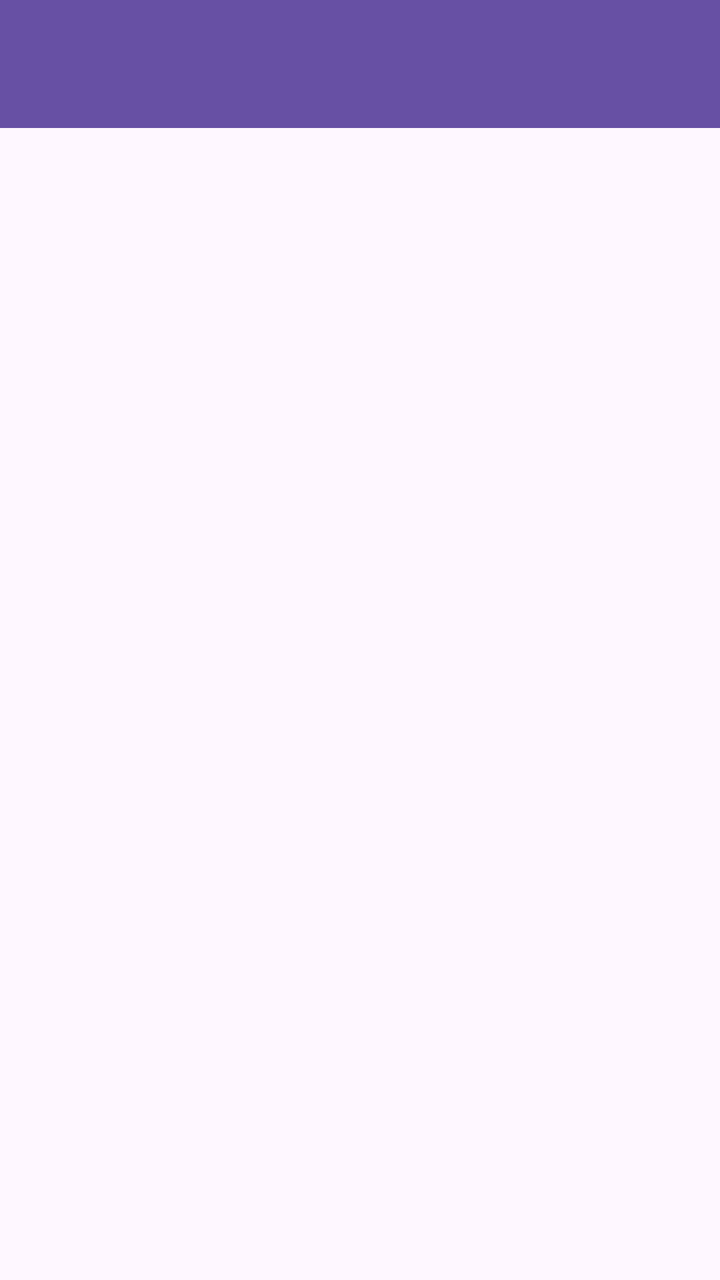
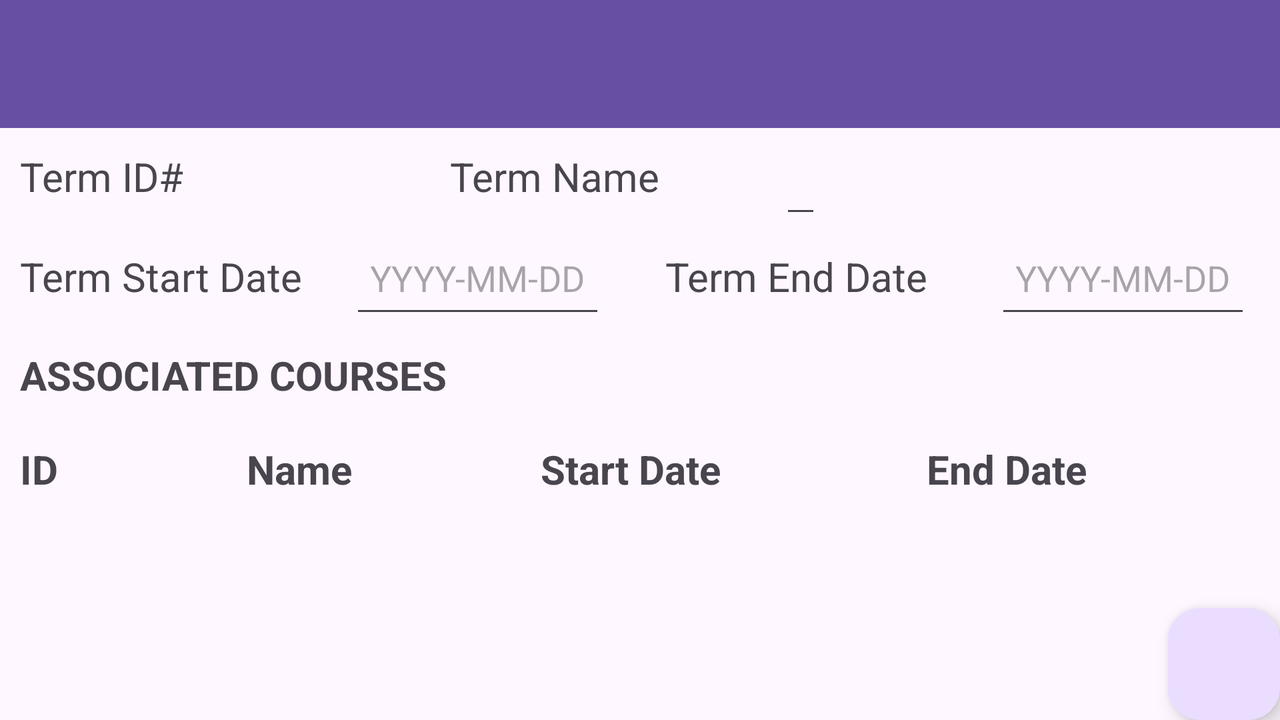

First picture: res/layout/ on a phone held upright. Second picture: the repository's own variant of that layout, on a device whose configuration matches the variant's folder. Source for both follows.
<!-- AndroidManifest.xml: application theme Theme.AcademicPlanner -->
<!-- res/layout/activity_term_details.xml -->
<?xml version="1.0" encoding="utf-8"?>
<androidx.constraintlayout.widget.ConstraintLayout xmlns:android="http://schemas.android.com/apk/res/android"
    xmlns:app="http://schemas.android.com/apk/res-auto"
    xmlns:tools="http://schemas.android.com/tools"
    android:layout_width="match_parent"
    android:layout_height="match_parent"
    tools:context=".UI.TermDetails">

    <androidx.appcompat.widget.Toolbar
        android:id="@+id/term_details_toolbar"
        android:layout_width="match_parent"
        android:layout_height="wrap_content"
        android:background="?attr/colorPrimary"
        android:minHeight="?attr/actionBarSize"
        android:theme="?attr/actionBarTheme"
        app:layout_constraintStart_toStartOf="parent"
        app:layout_constraintTop_toTopOf="parent" />

</androidx.constraintlayout.widget.ConstraintLayout>
<!-- resources referenced by this layout -->
<resources>
  <style name="Theme.AcademicPlanner" parent="Base.Theme.AcademicPlanner" />
  <style name="Base.Theme.AcademicPlanner" parent="Theme.Material3.DayNight">
          
          
      </style>
</resources>
<!-- res/layout-land/activity_term_details.xml (the repository's variant of the layout above) -->
<!-- drawn on the phone turned sideways -->
<?xml version="1.0" encoding="utf-8"?>
<androidx.constraintlayout.widget.ConstraintLayout xmlns:android="http://schemas.android.com/apk/res/android"
    xmlns:app="http://schemas.android.com/apk/res-auto"
    xmlns:tools="http://schemas.android.com/tools"
    android:layout_width="match_parent"
    android:layout_height="match_parent"
    tools:context=".UI.TermDetails">

    <androidx.appcompat.widget.Toolbar
        android:id="@+id/term_details_toolbar"
        android:layout_width="match_parent"
        android:layout_height="wrap_content"
        android:background="?attr/colorPrimary"
        android:minHeight="?attr/actionBarSize"
        android:theme="?attr/actionBarTheme"
        app:layout_constraintStart_toStartOf="parent"
        app:layout_constraintTop_toTopOf="parent" />


    <ScrollView
        android:id="@+id/termDetailsScrollView"
        android:layout_height="0dp"
        android:layout_width="0dp"
        app:layout_constraintTop_toBottomOf="@+id/term_details_toolbar"
        app:layout_constraintStart_toStartOf="parent"
        app:layout_constraintEnd_toEndOf="parent"
        app:layout_constraintBottom_toBottomOf="parent">

        <LinearLayout
            android:layout_width="match_parent"
            android:layout_height="match_parent"
            android:orientation="vertical">

            <LinearLayout
                android:layout_width="wrap_content"
                android:layout_height="wrap_content"
                android:orientation="vertical">

                <LinearLayout
                    android:layout_width="wrap_content"
                    android:layout_height="wrap_content"
                    android:orientation="horizontal">


                    <TextView
                        android:layout_width="175dp"
                        android:layout_height="50dp"
                        android:textSize="20dp"
                        android:padding="10dp"
                        android:text="Term ID#"></TextView>


                    <TextView
                        android:id="@+id/trmIdTxt"
                        android:layout_width="wrap_content"
                        android:layout_height="50dp"
                        android:textSize="20dp"
                        android:padding="10dp"
                        android:layout_marginEnd="20dp"></TextView>

                    <TextView
                        android:layout_width="175dp"
                        android:layout_height="50dp"
                        android:textSize="20dp"
                        android:padding="10dp"
                        android:text="Term Name"></TextView>


                    <EditText
                        android:id="@+id/trmNmEdTxt"
                        android:layout_width="wrap_content"
                        android:layout_height="50dp"
                        android:padding="10dp"></EditText>

                </LinearLayout>


                <LinearLayout
                    android:layout_width="wrap_content"
                    android:layout_height="wrap_content"
                    android:orientation="horizontal">





                </LinearLayout>


                <LinearLayout
                    android:layout_width="wrap_content"
                    android:layout_height="wrap_content"
                    android:orientation="horizontal">


                    <TextView
                        android:layout_width="175dp"
                        android:layout_height="50dp"
                        android:textSize="20dp"
                        android:padding="10dp"
                        android:text="Term Start Date"></TextView>


                    <EditText
                        android:id="@+id/trmStrtTxt"
                        android:layout_width="wrap_content"
                        android:layout_height="50dp"
                        android:padding="10dp"
                        android:layout_marginEnd="20dp"
                        android:hint="YYYY-MM-DD"></EditText>

                    <TextView
                        android:layout_width="175dp"
                        android:layout_height="50dp"
                        android:textSize="20dp"
                        android:padding="10dp"
                        android:text="Term End Date"></TextView>


                    <EditText
                        android:id="@+id/trmEndTxt"
                        android:layout_width="wrap_content"
                        android:layout_height="50dp"
                        android:padding="10dp"
                        android:hint="YYYY-MM-DD"></EditText>


                </LinearLayout>


                <LinearLayout
                    android:layout_width="wrap_content"
                    android:layout_height="wrap_content"
                    android:orientation="horizontal">




                </LinearLayout>


            </LinearLayout>


            <LinearLayout
                android:id = "@+id/termsDtsRcylTitle"
                android:layout_width="wrap_content"
                android:layout_height="wrap_content"
                android:orientation="horizontal"
                android:padding="10dp"
                app:layout_constraintStart_toStartOf="parent"
                app:layout_constraintEnd_toEndOf="parent"
                app:layout_constraintTop_toBottomOf = "@+id/trmEndTxt">

                <TextView
                    android:id = "@+id/termDtsColTitle"
                    android:layout_width="wrap_content"
                    android:layout_height="wrap_content"
                    android:layout_weight="1"
                    android:textSize="20dp"
                    android:textStyle="bold"
                    android:paddingEnd="8dp"
                    android:text= "ASSOCIATED COURSES"></TextView>

            </LinearLayout>

            <LinearLayout
                android:id = "@+id/termsRcycleColLinLay"
                android:layout_width="match_parent"
                android:layout_height="wrap_content"
                android:orientation="horizontal"
                android:padding="10dp"
                app:layout_constraintTop_toBottomOf = "@+id/termDtsColTitle">


                <TextView
                    android:id = "@+id/termsRcycleColId"
                    android:layout_width="wrap_content"
                    android:layout_height="wrap_content"
                    android:layout_weight="1"
                    android:textSize="20dp"
                    android:textStyle="bold"
                    android:paddingEnd="8dp"
                    android:text= "ID"></TextView>

                <TextView
                    android:id = "@+id/termsRcycleColNm"
                    android:layout_width="wrap_content"
                    android:layout_height="wrap_content"
                    android:layout_weight="1"
                    android:textSize="20dp"
                    android:textStyle="bold"
                    android:paddingEnd="8dp"
                    android:text= "Name"></TextView>

                <TextView
                    android:id = "@+id/termsRcycleColStrt"
                    android:layout_width="wrap_content"
                    android:layout_height="wrap_content"
                    android:layout_weight="1"
                    android:textSize="20dp"
                    android:textStyle="bold"
                    android:paddingEnd="8dp"
                    android:text= "Start Date"></TextView>

                <TextView
                    android:id = "@+id/termsRcycleColEnd"
                    android:layout_width="wrap_content"
                    android:layout_height="wrap_content"
                    android:layout_weight="1"
                    android:textSize="20dp"
                    android:textStyle="bold"
                    android:paddingStart="8dp"
                    android:text= "End Date"></TextView>

            </LinearLayout>


            <androidx.recyclerview.widget.RecyclerView
                android:id="@+id/coursesLstTermDtlsRcyle"
                android:layout_width="match_parent"
                android:layout_height="wrap_content"
                app:layout_constraintTop_toBottomOf="@+id/termsRcycleColLinLay">

            </androidx.recyclerview.widget.RecyclerView>

        </LinearLayout>

    </ScrollView>


    <com.google.android.material.floatingactionbutton.FloatingActionButton
        android:id="@+id/termFloatButMenu"
        android:layout_width="wrap_content"
        android:layout_height="wrap_content"
        android:clickable="true"
        app:srcCompat="@drawable/baseline_menu_24"
        app:layout_constraintBottom_toBottomOf="parent"
        app:layout_constraintEnd_toEndOf="parent"/>


</androidx.constraintlayout.widget.ConstraintLayout>
